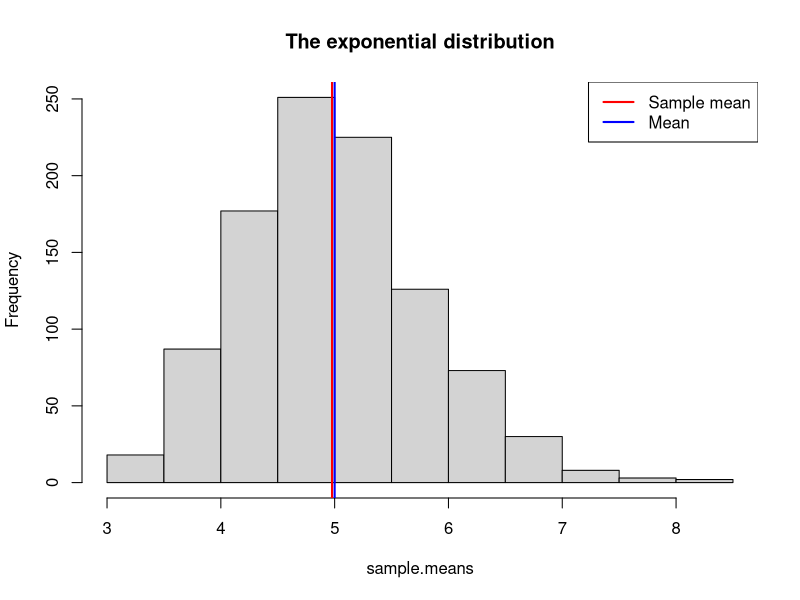

The R script that drew this image:
## ---- chunk 1
set.seed(47)
lambda=0.2
n<-40 
simulations<-1000

sim<-rexp(n*simulations, lambda)
m<-matrix(sim,simulations)
sample.means<-rowMeans(m)
sm.avg<-mean(sample.means)
mean<-1/lambda
sm.var<-var(sample.means)
sm.var.clt<-1/(lambda^2*n)
hist(sample.means,main="The exponential distribution")
abline(v = sm.avg, col="red", lwd=2)
abline(v= mean, col="blue",lwd=2)
legend(x = "topright",c("Sample mean", "Mean"),
col = c("red", "blue", "red"),lwd = c(2, 2, 2))

## ---- chunk 2
print(paste0("the sample mean : ", sm.avg))
print(paste0("the theoretical mean of the distribution :", mean))

## ---- chunk 3
print(paste0("the variance of sample distribution :", sm.var))
print(paste0("the theoretical variance of the distribution : " , sm.var.clt))

